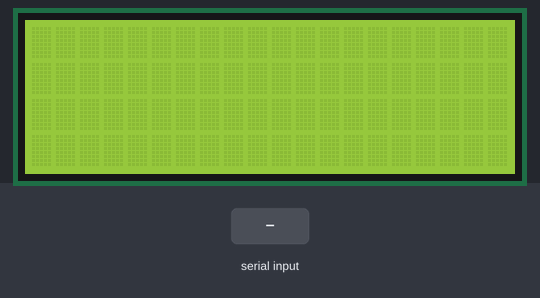
Recording of a sketch running on a simulated Arduino Uno, built with avr-gcc and run on an emulated ATmega328P. Shown: 20×4 character LCD. The inputs (shaded band) are chosen by the test bench. What the sketch prints to the serial monitor is not drawn.

Above: at 0.9 s.
1.0 s: "AM\n" received over Serial
4.0 s: "90,45,200,10,150,30\n" received over Serial
At 6.9 s:
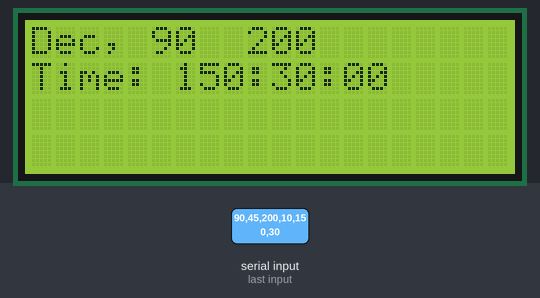
At 8.1 s:
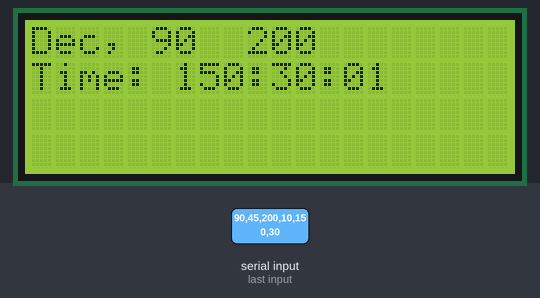
Timing chart, 0 to 9.6 s (numbered marks = the images above; inputs shaded):
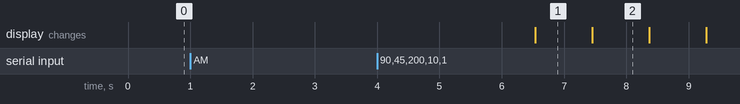

Measured:
- after the input at 1.0 s, every drawn part: stays the same
- after the input at 4.0 s, the display: changes after 2.5 s (image 1)
- what the display in image 1 shows lasts 1.0 s, from 6.5 s to 7.5 s

The sketch:

sketch_Clock_LCD2004_I2C.ino
```cpp
/* Arduino 'Clock' with LCD (20x4) I2C.

   This I2C LCD backpack contains the PCF8574 port-expander
   IC. Beware that this sketch can work with backpacks that
   contains this IC, but may not work with variations.

   Components:
                - Arduino Uno
                - LCD (20x4)

   Libraries:
                - LiquidCrystal_I2C library

   Created on 25 June 2022 by c010rblind3ngineer
*/

#include <LiquidCrystal_I2C.h>

LiquidCrystal_I2C lcd(0x27, 20, 4);

const int a_sec = 900; // clock second hand

int Hrs, Mins;
int Secs = 0;
String AmPm;  // to store the string data to display 'AM' or 'PM'
int ampm;     // to store user input
int day, d, m, yr;
char *DAYS[] = {"Mon", "Tues", "Wed", "Thurs", "Fri", "Sat", "Sun"};
char *MONTHS[] = {"Jan", "Feb", "Mar", "Apr", "May", "June",
                  "July", "Aug", "Sep", "Oct", "Nov", "Dec"
                 };

void setup()
{
  Serial.begin(9600);
  lcd.init();
  lcd.backlight();
  clkInit();
}
void loop()
{
  //...Display Time to LCD...
  lcd.setCursor(0, 1);
  lcd.print("Time: ");
  printolcd(Hrs);
  lcd.print(":");
  printolcd(Mins);
  lcd.print(":");
  printolcd(Secs);
  lcd.print(AmPm);

  //...Clock starts...
  Secs++;
  if (Secs == 60) {
    Secs = 0;
    Mins++;
  }
  if (Mins == 60) {
    Mins = 0;
    Hrs++;
  }
  if (Hrs == 13) {
    Hrs = 1;
  }
  if (Hrs == 12 && Mins == 00 && Secs == 00) {
    if (AmPm == "AM") {
      AmPm = "PM";
    }
    else {
      AmPm = "AM";
      d++;
      reset_dom(m); // reset the day to 1 when the days of the month exceed it's limit

      //...Reset LCD row 0 and update date...
      lcd.setCursor(0, 0);
      lcd.print("                    ");
      lcd.setCursor(0, 0);
      lcd.print(DAYS[day]);   // mon, tues, wed... etc.
      lcd.print(", ");
      printolcd(d);
      lcd.print(" ");
      lcd.print(MONTHS[m - 1]);
      lcd.print(" ");
      lcd.print(yr);
      day++;
    }
  }
  delay(a_sec);  // delay acts as the clock second hand
}


///////////////////////////////////////
////Initialise the 'clock' settings////
///////////////////////////////////////
void clkInit() {

  Serial.println("What is the day today? (1 - 7)");
  Serial.println("\t(1) Monday\n\t(2) Tuesday\n\t(3) Wednesday\n\t(4) Thursday\n\t(5) Friday\n\t(6) Saturday\n\t(7) Sunday");
  while (Serial.available() == 0) {}; // wait for user input
  day = Serial.parseInt(); // store what day is today in integer variable 'day'

  delay(500);

  Serial.println("\nWhat is today's date?");
  Serial.print("Day (1 - 31): ");
  while (Serial.available() == 0) {}; // wait for user input
  d = Serial.parseInt();  // store day in integer variable 'd'
  printoserial(d);

  Serial.print("\nMonth (1 - 12): ");
  while (Serial.available() == 0) {}; // wait for user input
  m = Serial.parseInt();  // store month in integer variable 'm'
  Serial.print(MONTHS[m - 1]);
  Serial.print("\nYear (YYYY): ");
  while (Serial.available() == 0) {}; // wait for user input
  yr = Serial.parseInt(); // store year in integer variable 'yr'
  Serial.print(yr);

  delay(500);

  Serial.print("\n\n\tToday is ");
  Serial.print(DAYS[day - 1]);
  Serial.print(", ");
  printoserial(d);
  Serial.print(" ");
  Serial.print(MONTHS[m - 1]);
  Serial.print(" ");
  Serial.print(yr);
  Serial.print("\n\nIs it - (1)AM or (2)PM ?");
  while (Serial.available() == 0) {};
  ampm = Serial.parseInt();

  delay(500);

  if (ampm == 1) {
    AmPm = "AM";
    Serial.print("\nClock set to AM\n\n");
  }
  if (ampm == 2) {
    AmPm = "PM";
    Serial.print("\nClock set to PM\n\n");
  }

  delay(500);

  Serial.print("Input Hours (1 - 12) : ");
  while (Serial.available() == 0) {} // wait till the user inputs data
  Hrs = Serial.parseInt();
  printoserial(Hrs);

  delay(500);

  Serial.print("\nInput Minutes (0 - 59) : ");
  while (Serial.available() == 0) {} // wait till the user inputs data
  Mins = Serial.parseInt();
  printoserial(Mins);

  delay(500);

  Serial.print("\n\n\tClock set to :  ");

  //...Display time to Serial Monitor...
  printoserial(Hrs);
  Serial.print(":");
  printoserial(Mins);
  Serial.print(AmPm);

  //... Display Date to LCD...
  lcd.setCursor(0, 0);
  lcd.print(DAYS[day - 1]);
  lcd.print(", ");
  printolcd(d);
  lcd.print(" ");
  lcd.print(MONTHS[m - 1]);
  lcd.print(" ");
  lcd.print(yr);
}


//////////////////////////////////////////////////////////////////////////
////To put an extra '0' infront of the variables on the Serial Monitor////
//////////////////////////////////////////////////////////////////////////
void printoserial(int val)
{
  if (val < 10) {
    Serial.print("0");
    Serial.print(val);
  }
  else {
    Serial.print(val);
  }
}

///////////////////////////////////////////////////////////////
////To put an extra '0' infront of the variables on the LCD////
///////////////////////////////////////////////////////////////
void printolcd(int val)
{
  if (val < 10) {
    lcd.print("0");
    lcd.print(val);
  }
  else {
    lcd.print(val);
  }
}

void reset_dom(int var) {
  switch (var) {
    case 1:   // Jan - 31 days
      if (d == 32) {
        d = 1;
        m++;
      }
      break;
    case 2:   // Feb - 28 days
      if (d == 29) {
        d = 1;
        m++;
      }
      break;
    case 3:   // March - 31 days
      if (d == 32) {
        d = 1;
        m++;
      }
      break;
    case 4:   // April - 30 days
      if (d == 31) {
        d = 1;
        m++;
      }
      break;
    case 5:   // May - 31 days
      if (d == 32) {
        d = 1;
        m++;
      }
      break;
    case 6:   // June - 30 days
      if (d == 31) {
        d = 1;
        m++;
      }
      break;
    case 7:   // July - 31 days
      if (d == 32) {
        d = 1;
        m++;
      }
      break;
    case 8:   // August - 31 days
      if (d == 32) {
        d = 1;
        m++;
      }
      break;
    case 9:   // September - 30 days
      if (d == 31) {
        d = 1;
        m++;
      }
      break;
    case 10:  // October - 31 days
      if (d == 32) {
        d = 1;
        m++;
      }
      break;
    case 11:  // November - 30 days
      if (d == 31) {
        d = 1;
        m++;
      }
      break;
    case 12:  // December - 31 days
      if (d == 32) {
        d = 1;
        m++;
      }
      break;
  }
}
```
